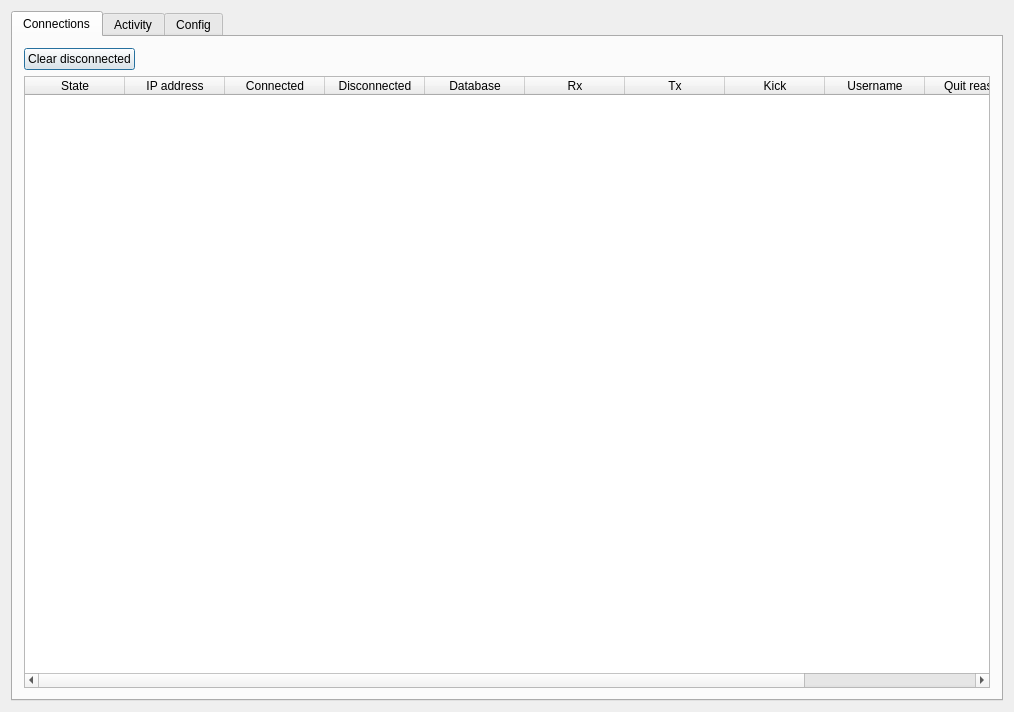
<?xml version="1.0" encoding="UTF-8"?>
<ui version="4.0">
 <class>DlgMain</class>
 <widget class="QDialog" name="DlgMain">
  <property name="geometry">
   <rect>
    <x>0</x>
    <y>0</y>
    <width>1014</width>
    <height>712</height>
   </rect>
  </property>
  <property name="windowTitle">
   <string>Server</string>
  </property>
  <layout class="QVBoxLayout" name="verticalLayout_2">
   <item>
    <widget class="QTabWidget" name="tabWidget">
     <property name="enabled">
      <bool>true</bool>
     </property>
     <property name="currentIndex">
      <number>0</number>
     </property>
     <widget class="QWidget" name="tab">
      <attribute name="title">
       <string>Connections</string>
      </attribute>
      <layout class="QVBoxLayout" name="verticalLayout_4">
       <item>
        <widget class="QWidget" name="widget_2" native="true">
         <property name="minimumSize">
          <size>
           <width>0</width>
           <height>0</height>
          </size>
         </property>
         <layout class="QHBoxLayout" name="horizontalLayout_2">
          <property name="leftMargin">
           <number>0</number>
          </property>
          <property name="topMargin">
           <number>0</number>
          </property>
          <property name="rightMargin">
           <number>0</number>
          </property>
          <property name="bottomMargin">
           <number>0</number>
          </property>
          <item>
           <widget class="QPushButton" name="btnClearDisconnected">
            <property name="text">
             <string>Clear disconnected</string>
            </property>
           </widget>
          </item>
          <item>
           <spacer name="horizontalSpacer_2">
            <property name="orientation">
             <enum>Qt::Horizontal</enum>
            </property>
            <property name="sizeHint" stdset="0">
             <size>
              <width>864</width>
              <height>20</height>
             </size>
            </property>
           </spacer>
          </item>
         </layout>
        </widget>
       </item>
       <item>
        <widget class="QTableWidget" name="tblConn">
         <property name="editTriggers">
          <set>QAbstractItemView::NoEditTriggers</set>
         </property>
         <property name="selectionBehavior">
          <enum>QAbstractItemView::SelectRows</enum>
         </property>
         <column>
          <property name="text">
           <string>State</string>
          </property>
         </column>
         <column>
          <property name="text">
           <string>IP address</string>
          </property>
         </column>
         <column>
          <property name="text">
           <string>Connected</string>
          </property>
         </column>
         <column>
          <property name="text">
           <string>Disconnected</string>
          </property>
         </column>
         <column>
          <property name="text">
           <string>Database</string>
          </property>
         </column>
         <column>
          <property name="text">
           <string>Rx</string>
          </property>
         </column>
         <column>
          <property name="text">
           <string>Tx</string>
          </property>
         </column>
         <column>
          <property name="text">
           <string>Kick</string>
          </property>
         </column>
         <column>
          <property name="text">
           <string>Username</string>
          </property>
         </column>
         <column>
          <property name="text">
           <string>Quit reason</string>
          </property>
         </column>
         <column>
          <property name="text">
           <string>Session id</string>
          </property>
         </column>
        </widget>
       </item>
      </layout>
     </widget>
     <widget class="QWidget" name="tabActivity">
      <attribute name="title">
       <string>Activity</string>
      </attribute>
      <layout class="QVBoxLayout" name="verticalLayout_3">
       <item>
        <widget class="QListWidget" name="lwActivity"/>
       </item>
       <item>
        <widget class="QPushButton" name="btnClear">
         <property name="text">
          <string>Clear</string>
         </property>
        </widget>
       </item>
      </layout>
     </widget>
     <widget class="QWidget" name="tab_2">
      <attribute name="title">
       <string>Config</string>
      </attribute>
      <layout class="QVBoxLayout" name="verticalLayout">
       <item>
        <widget class="QWidget" name="wSettings" native="true">
         <layout class="QVBoxLayout" name="verticalLayout_5">
          <property name="leftMargin">
           <number>0</number>
          </property>
          <property name="topMargin">
           <number>0</number>
          </property>
          <property name="rightMargin">
           <number>0</number>
          </property>
          <property name="bottomMargin">
           <number>0</number>
          </property>
          <item>
           <layout class="QGridLayout" name="gridLayout">
            <item row="12" column="1">
             <widget class="QLineEdit" name="leLogPassword"/>
            </item>
            <item row="2" column="0">
             <widget class="QLabel" name="label_6">
              <property name="text">
               <string>Airwick database</string>
              </property>
             </widget>
            </item>
            <item row="10" column="1">
             <widget class="QLineEdit" name="leLogDb"/>
            </item>
            <item row="9" column="1">
             <widget class="QLineEdit" name="leLogHost"/>
            </item>
            <item row="12" column="0">
             <widget class="QLabel" name="label_10">
              <property name="text">
               <string>Password</string>
              </property>
             </widget>
            </item>
            <item row="14" column="1">
             <widget class="QWidget" name="widget_3" native="true">
              <layout class="QHBoxLayout" name="horizontalLayout">
               <property name="leftMargin">
                <number>0</number>
               </property>
               <property name="topMargin">
                <number>0</number>
               </property>
               <property name="rightMargin">
                <number>0</number>
               </property>
               <property name="bottomMargin">
                <number>0</number>
               </property>
               <item>
                <widget class="QRadioButton" name="rgGenRangom">
                 <property name="text">
                  <string>Random</string>
                 </property>
                </widget>
               </item>
               <item>
                <widget class="QRadioButton" name="rgGenCounter">
                 <property name="text">
                  <string>Counter</string>
                 </property>
                 <property name="checked">
                  <bool>true</bool>
                 </property>
                </widget>
               </item>
               <item>
                <spacer name="horizontalSpacer">
                 <property name="orientation">
                  <enum>Qt::Horizontal</enum>
                 </property>
                 <property name="sizeHint" stdset="0">
                  <size>
                   <width>415</width>
                   <height>20</height>
                  </size>
                 </property>
                </spacer>
               </item>
              </layout>
             </widget>
            </item>
            <item row="5" column="0">
             <widget class="QLabel" name="label_3">
              <property name="text">
               <string>Username</string>
              </property>
             </widget>
            </item>
            <item row="5" column="1">
             <widget class="QLineEdit" name="leUsername"/>
            </item>
            <item row="3" column="1">
             <widget class="QLineEdit" name="leHost"/>
            </item>
            <item row="4" column="1">
             <widget class="QLineEdit" name="leDatabase"/>
            </item>
            <item row="6" column="1">
             <widget class="QLineEdit" name="lePassword"/>
            </item>
            <item row="8" column="0">
             <widget class="QLabel" name="label_7">
              <property name="text">
               <string>Log database</string>
              </property>
             </widget>
            </item>
            <item row="9" column="0">
             <widget class="QLabel" name="label_11">
              <property name="text">
               <string>Host</string>
              </property>
             </widget>
            </item>
            <item row="13" column="0" colspan="2">
             <widget class="Line" name="line_4">
              <property name="orientation">
               <enum>Qt::Horizontal</enum>
              </property>
             </widget>
            </item>
            <item row="1" column="0" colspan="2">
             <widget class="Line" name="line">
              <property name="orientation">
               <enum>Qt::Horizontal</enum>
              </property>
             </widget>
            </item>
            <item row="14" column="0">
             <widget class="QLabel" name="label_12">
              <property name="text">
               <string>ID genereator style</string>
              </property>
             </widget>
            </item>
            <item row="16" column="0" colspan="2">
             <widget class="Line" name="line_3">
              <property name="orientation">
               <enum>Qt::Horizontal</enum>
              </property>
             </widget>
            </item>
            <item row="7" column="0" colspan="2">
             <widget class="Line" name="line_2">
              <property name="orientation">
               <enum>Qt::Horizontal</enum>
              </property>
             </widget>
            </item>
            <item row="0" column="1">
             <widget class="QLineEdit" name="leServerPort">
              <property name="text">
               <string>1250</string>
              </property>
             </widget>
            </item>
            <item row="11" column="0">
             <widget class="QLabel" name="label_8">
              <property name="text">
               <string>Username</string>
              </property>
             </widget>
            </item>
            <item row="11" column="1">
             <widget class="QLineEdit" name="leLogUsername"/>
            </item>
            <item row="10" column="0">
             <widget class="QLabel" name="label_9">
              <property name="text">
               <string>Database</string>
              </property>
             </widget>
            </item>
            <item row="4" column="0">
             <widget class="QLabel" name="label_4">
              <property name="text">
               <string>Database</string>
              </property>
             </widget>
            </item>
            <item row="6" column="0">
             <widget class="QLabel" name="label_5">
              <property name="text">
               <string>Password</string>
              </property>
             </widget>
            </item>
            <item row="0" column="0">
             <widget class="QLabel" name="label">
              <property name="text">
               <string>Server port</string>
              </property>
             </widget>
            </item>
            <item row="3" column="0">
             <widget class="QLabel" name="label_2">
              <property name="text">
               <string>Host</string>
              </property>
             </widget>
            </item>
            <item row="17" column="1">
             <spacer name="verticalSpacer">
              <property name="orientation">
               <enum>Qt::Vertical</enum>
              </property>
              <property name="sizeHint" stdset="0">
               <size>
                <width>20</width>
                <height>40</height>
               </size>
              </property>
             </spacer>
            </item>
            <item row="18" column="1">
             <widget class="QPushButton" name="btnSave">
              <property name="text">
               <string>Save</string>
              </property>
             </widget>
            </item>
            <item row="15" column="0">
             <widget class="QCheckBox" name="chDoNotLog">
              <property name="text">
               <string>Turn off log</string>
              </property>
              <property name="checkable">
               <bool>true</bool>
              </property>
              <property name="checked">
               <bool>false</bool>
              </property>
             </widget>
            </item>
           </layout>
          </item>
         </layout>
        </widget>
       </item>
      </layout>
     </widget>
    </widget>
   </item>
  </layout>
 </widget>
 <layoutdefault spacing="6" margin="11"/>
 <tabstops>
  <tabstop>tabWidget</tabstop>
  <tabstop>btnClearDisconnected</tabstop>
  <tabstop>tblConn</tabstop>
  <tabstop>leServerPort</tabstop>
  <tabstop>leHost</tabstop>
  <tabstop>leDatabase</tabstop>
  <tabstop>leUsername</tabstop>
  <tabstop>lePassword</tabstop>
  <tabstop>leLogHost</tabstop>
  <tabstop>leLogDb</tabstop>
  <tabstop>leLogUsername</tabstop>
  <tabstop>leLogPassword</tabstop>
  <tabstop>rgGenRangom</tabstop>
  <tabstop>rgGenCounter</tabstop>
  <tabstop>chDoNotLog</tabstop>
  <tabstop>btnSave</tabstop>
  <tabstop>btnClear</tabstop>
  <tabstop>lwActivity</tabstop>
 </tabstops>
 <resources/>
 <connections/>
</ui>
